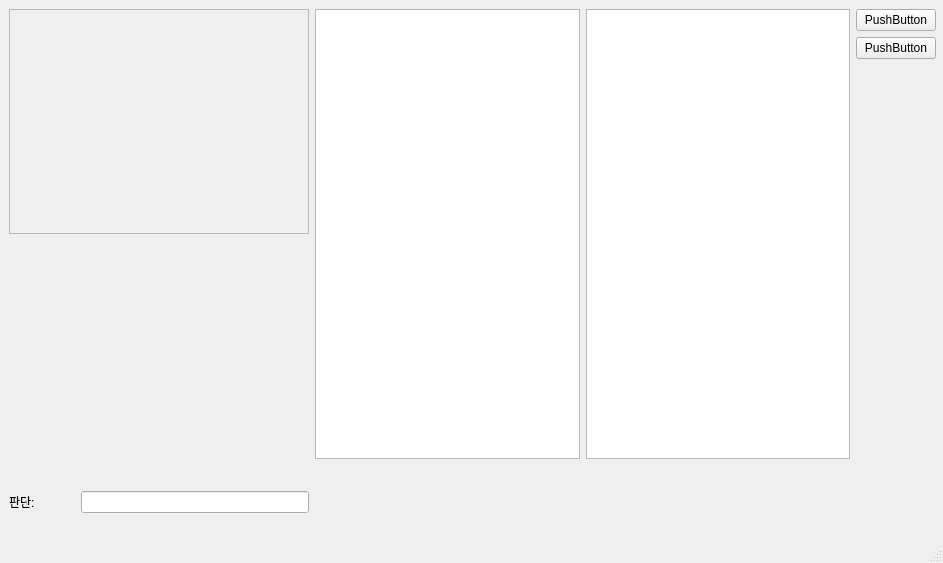
<?xml version="1.0" encoding="UTF-8"?>
<ui version="4.0">
 <class>MainWindow</class>
 <widget class="QMainWindow" name="MainWindow">
  <property name="geometry">
   <rect>
    <x>0</x>
    <y>0</y>
    <width>943</width>
    <height>563</height>
   </rect>
  </property>
  <property name="sizePolicy">
   <sizepolicy hsizetype="Fixed" vsizetype="Fixed">
    <horstretch>0</horstretch>
    <verstretch>0</verstretch>
   </sizepolicy>
  </property>
  <property name="windowTitle">
   <string>MainWindow</string>
  </property>
  <widget class="QWidget" name="centralwidget">
   <widget class="QWidget" name="layoutWidget">
    <property name="geometry">
     <rect>
      <x>9</x>
      <y>9</y>
      <width>927</width>
      <height>504</height>
     </rect>
    </property>
    <layout class="QHBoxLayout" name="horizontalLayout_2">
     <item>
      <layout class="QVBoxLayout" name="verticalLayout">
       <item>
        <widget class="QLabel" name="lbImage">
         <property name="sizePolicy">
          <sizepolicy hsizetype="Minimum" vsizetype="Minimum">
           <horstretch>0</horstretch>
           <verstretch>0</verstretch>
          </sizepolicy>
         </property>
         <property name="minimumSize">
          <size>
           <width>300</width>
           <height>225</height>
          </size>
         </property>
         <property name="frameShape">
          <enum>QFrame::StyledPanel</enum>
         </property>
         <property name="text">
          <string/>
         </property>
         <property name="scaledContents">
          <bool>true</bool>
         </property>
        </widget>
       </item>
       <item>
        <spacer name="verticalSpacer_3">
         <property name="orientation">
          <enum>Qt::Vertical</enum>
         </property>
         <property name="sizeHint" stdset="0">
          <size>
           <width>20</width>
           <height>40</height>
          </size>
         </property>
        </spacer>
       </item>
       <item>
        <layout class="QHBoxLayout" name="horizontalLayout">
         <item>
          <widget class="QLabel" name="label_2">
           <property name="sizePolicy">
            <sizepolicy hsizetype="Fixed" vsizetype="Fixed">
             <horstretch>0</horstretch>
             <verstretch>0</verstretch>
            </sizepolicy>
           </property>
           <property name="text">
            <string>판단:</string>
           </property>
          </widget>
         </item>
         <item>
          <spacer name="horizontalSpacer">
           <property name="orientation">
            <enum>Qt::Horizontal</enum>
           </property>
           <property name="sizeType">
            <enum>QSizePolicy::Fixed</enum>
           </property>
           <property name="sizeHint" stdset="0">
            <size>
             <width>40</width>
             <height>20</height>
            </size>
           </property>
          </spacer>
         </item>
         <item>
          <widget class="QLineEdit" name="lineEdit">
           <property name="sizePolicy">
            <sizepolicy hsizetype="Preferred" vsizetype="Fixed">
             <horstretch>0</horstretch>
             <verstretch>0</verstretch>
            </sizepolicy>
           </property>
           <property name="minimumSize">
            <size>
             <width>200</width>
             <height>0</height>
            </size>
           </property>
          </widget>
         </item>
        </layout>
       </item>
      </layout>
     </item>
     <item>
      <layout class="QGridLayout" name="gridLayout">
       <item row="0" column="1">
        <widget class="QTreeView" name="treeView">
         <property name="sizePolicy">
          <sizepolicy hsizetype="Expanding" vsizetype="Expanding">
           <horstretch>0</horstretch>
           <verstretch>0</verstretch>
          </sizepolicy>
         </property>
         <property name="minimumSize">
          <size>
           <width>100</width>
           <height>450</height>
          </size>
         </property>
        </widget>
       </item>
       <item row="0" column="3">
        <layout class="QVBoxLayout" name="verticalLayout_2">
         <item>
          <widget class="QPushButton" name="pushButton">
           <property name="text">
            <string>PushButton</string>
           </property>
          </widget>
         </item>
         <item>
          <widget class="QPushButton" name="pushButton_2">
           <property name="text">
            <string>PushButton</string>
           </property>
          </widget>
         </item>
         <item>
          <spacer name="verticalSpacer">
           <property name="orientation">
            <enum>Qt::Vertical</enum>
           </property>
           <property name="sizeHint" stdset="0">
            <size>
             <width>20</width>
             <height>40</height>
            </size>
           </property>
          </spacer>
         </item>
        </layout>
       </item>
       <item row="0" column="2">
        <widget class="QListView" name="listView"/>
       </item>
       <item row="1" column="1">
        <spacer name="verticalSpacer_2">
         <property name="orientation">
          <enum>Qt::Vertical</enum>
         </property>
         <property name="sizeHint" stdset="0">
          <size>
           <width>20</width>
           <height>35</height>
          </size>
         </property>
        </spacer>
       </item>
      </layout>
     </item>
    </layout>
   </widget>
  </widget>
  <widget class="QMenuBar" name="menubar">
   <property name="geometry">
    <rect>
     <x>0</x>
     <y>0</y>
     <width>943</width>
     <height>22</height>
    </rect>
   </property>
  </widget>
  <widget class="QStatusBar" name="statusbar"/>
 </widget>
 <resources/>
 <connections/>
</ui>
